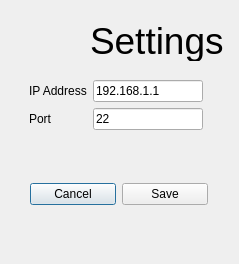
<?xml version="1.0" encoding="UTF-8"?>
<ui version="4.0">
 <class>settings</class>
 <widget class="QDialog" name="settings">
  <property name="geometry">
   <rect>
    <x>0</x>
    <y>0</y>
    <width>239</width>
    <height>264</height>
   </rect>
  </property>
  <property name="windowTitle">
   <string>Dialog</string>
  </property>
  <widget class="QLabel" name="label_3">
   <property name="geometry">
    <rect>
     <x>90</x>
     <y>20</y>
     <width>141</width>
     <height>41</height>
    </rect>
   </property>
   <property name="font">
    <font>
     <pointsize>28</pointsize>
    </font>
   </property>
   <property name="text">
    <string>Settings</string>
   </property>
  </widget>
  <widget class="QWidget" name="layoutWidget">
   <property name="geometry">
    <rect>
     <x>29</x>
     <y>80</y>
     <width>174</width>
     <height>56</height>
    </rect>
   </property>
   <layout class="QFormLayout" name="formLayout">
    <item row="0" column="0">
     <widget class="QLabel" name="label">
      <property name="text">
       <string>IP Address</string>
      </property>
     </widget>
    </item>
    <item row="0" column="1">
     <widget class="QLineEdit" name="ip">
      <property name="text">
       <string>192.168.1.1</string>
      </property>
     </widget>
    </item>
    <item row="1" column="0">
     <widget class="QLabel" name="label_2">
      <property name="text">
       <string>Port</string>
      </property>
     </widget>
    </item>
    <item row="1" column="1">
     <widget class="QLineEdit" name="port">
      <property name="text">
       <string>22</string>
      </property>
     </widget>
    </item>
   </layout>
  </widget>
  <widget class="QWidget" name="layoutWidget">
   <property name="geometry">
    <rect>
     <x>30</x>
     <y>180</y>
     <width>178</width>
     <height>29</height>
    </rect>
   </property>
   <layout class="QHBoxLayout" name="horizontalLayout">
    <item>
     <widget class="QPushButton" name="cancel">
      <property name="text">
       <string>Cancel</string>
      </property>
     </widget>
    </item>
    <item>
     <widget class="QPushButton" name="save">
      <property name="text">
       <string>Save</string>
      </property>
     </widget>
    </item>
   </layout>
  </widget>
 </widget>
 <resources/>
 <connections/>
</ui>
